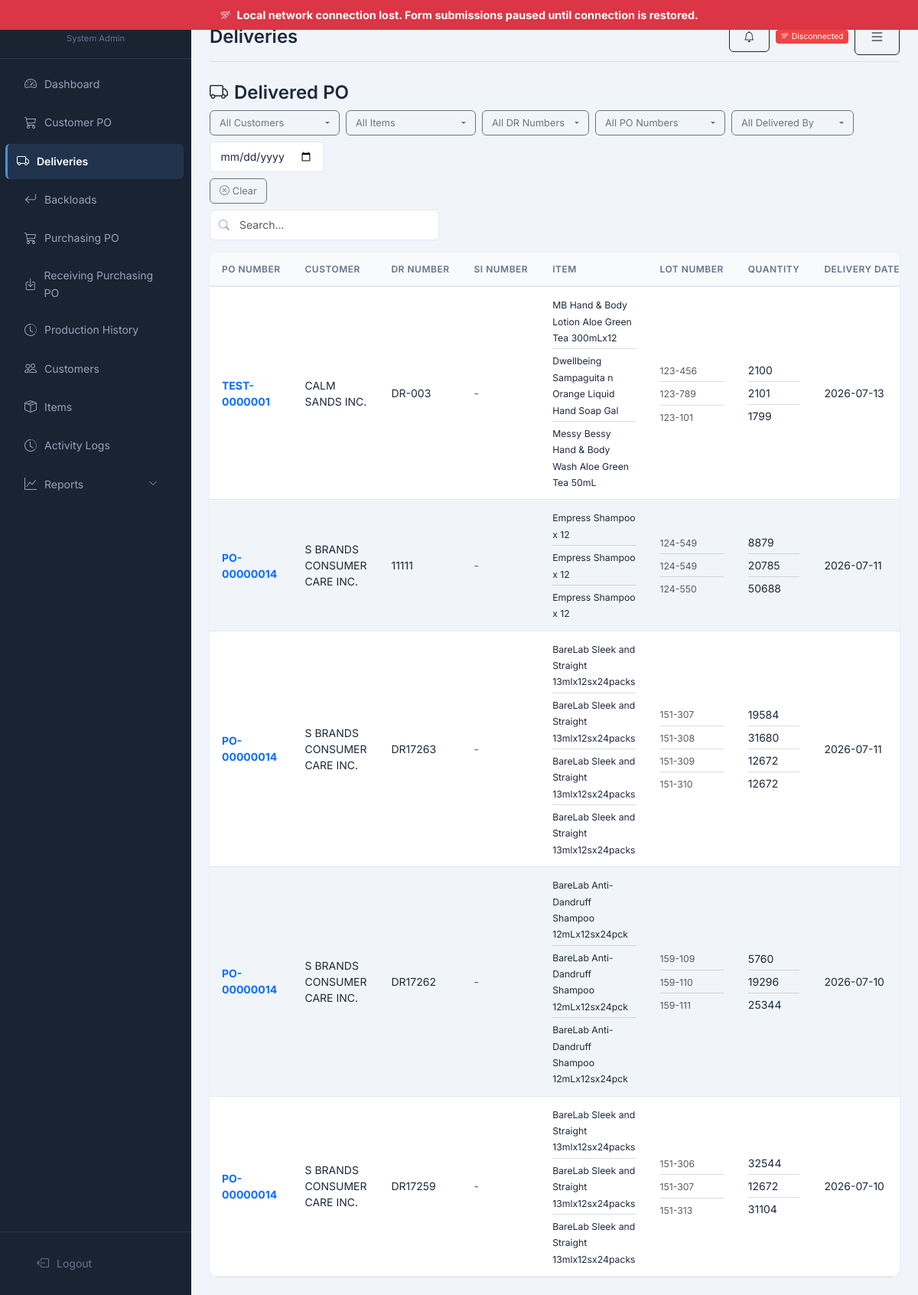
Page /?controller=admin&action=delivered (signed in) on the committed database.
### tables this page shows
CREATE TABLE IF NOT EXISTS `deliveries` (
  `delivery_id` int(11) NOT NULL AUTO_INCREMENT,
  `po_id` int(11) NOT NULL,
  `poi_id` int(11) DEFAULT NULL,
  `lot_id` int(11) DEFAULT NULL,
  `delivered_by` int(11) NOT NULL,
  `delivery_date` date NOT NULL,
  `remarks` text DEFAULT NULL,
  `report_remarks` text DEFAULT NULL,
  `remarks_type` varchar(20) DEFAULT NULL,
  `active_status` tinyint(1) DEFAULT 1 COMMENT '0=inactive, 1=active',
  `date_created` datetime DEFAULT current_timestamp(),
  `delivery_quantity` int(11) DEFAULT 0,
  `old_quantity` text DEFAULT NULL,
  `dr_number` varchar(50) DEFAULT NULL COMMENT 'Delivery Receipt number',
  `si_number` varchar(50) DEFAULT NULL,
  `plate_number` varchar(50) DEFAULT NULL,
  `vehicle_type` varchar(50) DEFAULT NULL,
  `logistic_provider` varchar(100) DEFAULT NULL,
  `is_over_shipment` tinyint(1) DEFAULT 0,
  `old_dr_number` varchar(50) DEFAULT NULL,
  `lot_items` longtext DEFAULT NULL COMMENT 'JSON array of lot details [{lot_id, poi_id, qty}]' CHECK (json_valid(`lot_items`)),
  `remove` tinyint(1) NOT NULL DEFAULT 0,
  PRIMARY KEY (`delivery_id`),
  UNIQUE KEY `uk_si_number` (`si_number`),
  KEY `po_id` (`po_id`),
  KEY `delivered_by` (`delivered_by`),
  KEY `lot_id` (`lot_id`),
  CONSTRAINT `deliveries_ibfk_1` FOREIGN KEY (`po_id`) REFERENCES `purchase_orders` (`po_id`),
  CONSTRAINT `deliveries_ibfk_2` FOREIGN KEY (`delivered_by`) REFERENCES `users` (`user_id`),
  CONSTRAINT `deliveries_ibfk_3` FOREIGN KEY (`lot_id`) REFERENCES `production_lots` (`lot_id`)
);

CREATE TABLE IF NOT EXISTS `purchase_orders` (
  `po_id` int(11) NOT NULL AUTO_INCREMENT,
  `customer_po_number` varchar(100) DEFAULT NULL,
  `customer_po_date` date DEFAULT NULL,
  `po_number` varchar(50) NOT NULL,
  `customer_id` int(11) NOT NULL,
  `requested_by` int(11) NOT NULL,
  `status` enum('pending','accepted','rejected','delivered') DEFAULT 'pending',
  `date_created` datetime DEFAULT current_timestamp(),
  `last_update` timestamp NOT NULL DEFAULT current_timestamp() ON UPDATE current_timestamp(),
  `total_quantity` int(11) DEFAULT 0,
  `customer_terms` int(11) DEFAULT 0 COMMENT 'Payment terms in days',
  `production_type` enum('normal','advance') DEFAULT 'normal',
  `produced_quantity` int(11) DEFAULT 0,
  `delivered_quantity` int(11) DEFAULT 0,
  `remove` tinyint(1) NOT NULL DEFAULT 0,
  PRIMARY KEY (`po_id`),
  KEY `customer_id` (`customer_id`),
  KEY `requested_by` (`requested_by`),
  CONSTRAINT `purchase_orders_ibfk_1` FOREIGN KEY (`customer_id`) REFERENCES `customers` (`customer_id`),
  CONSTRAINT `purchase_orders_ibfk_2` FOREIGN KEY (`requested_by`) REFERENCES `users` (`user_id`)
);

CREATE TABLE IF NOT EXISTS `customers` (
  `customer_id` int(11) NOT NULL AUTO_INCREMENT,
  `customer_code` varchar(50) NOT NULL,
  `customer_name` varchar(255) NOT NULL,
  `customer_address` text DEFAULT NULL,
  `customer_type` enum('vat','non_vat') DEFAULT 'vat' COMMENT 'vat=VAT registered, non_vat=Non-VAT',
  `customer_tin` varchar(50) DEFAULT NULL,
  `customer_terms` varchar(50) DEFAULT NULL,
  `date_created` datetime DEFAULT current_timestamp(),
  `status` tinyint(1) DEFAULT 1 COMMENT '0=inactive, 1=active',
  `remove` tinyint(1) DEFAULT 0 COMMENT '0=active, 1=soft deleted',
  `last_update` timestamp NOT NULL DEFAULT current_timestamp() ON UPDATE current_timestamp(),
  PRIMARY KEY (`customer_id`),
  UNIQUE KEY `customer_code` (`customer_code`),
  KEY `idx_customer_code` (`customer_code`),
  KEY `idx_status` (`status`),
  KEY `idx_remove` (`remove`)
);

CREATE TABLE IF NOT EXISTS `items` (
  `item_id` int(11) NOT NULL AUTO_INCREMENT,
  `item_code` varchar(50) NOT NULL,
  `item_type` enum('RM','PM','FG','SFG','SUPPLIES') DEFAULT NULL,
  `raw_c_type` varchar(50) DEFAULT NULL,
  `item_description` varchar(255) NOT NULL,
  `customer_id` int(11) DEFAULT NULL,
  `item_uom` varchar(50) NOT NULL COMMENT 'Unit of Measurement',
  `uom_conversion` int(11) DEFAULT NULL COMMENT 'Units per case, e.g. 10 means 10 PCS = 1 CS. NULL when UOM is CS',
  `item_size` varchar(50) DEFAULT NULL,
  `item_amount` decimal(15,2) NOT NULL DEFAULT 0.00,
  `reorder_level` decimal(15,4) DEFAULT 0.0000,
  `date_created` datetime DEFAULT current_timestamp(),
  `status` tinyint(1) DEFAULT 1 COMMENT '0=inactive, 1=active',
  `remove` tinyint(1) DEFAULT 0 COMMENT '0=active, 1=soft deleted',
  `last_update` timestamp NOT NULL DEFAULT current_timestamp() ON UPDATE current_timestamp(),
  PRIMARY KEY (`item_id`),
  KEY `idx_item_code` (`item_code`),
  KEY `idx_status` (`status`),
  KEY `idx_remove` (`remove`)
);

### admin/controllers/AdminController.php (called while the page is built, shortened)
<?php
class AdminController {
    private $warehouseModel;
    public function __construct() {
        $this->warehouseModel = new WarehouseModel();
    }
public function delivered() {
    $search = $_GET['search'] ?? '';
    $filterCustomer = $_GET['filter_customer'] ?? '';
    $filterItem = $_GET['filter_item'] ?? '';
    $filterDR = $_GET['filter_dr'] ?? '';
    $filterDate = $_GET['filter_date'] ?? '';
    $filterPo = $_GET['filter_po'] ?? '';
    $filterDeliveredBy = $_GET['filter_delivered_by'] ?? '';
    $filterType = $_GET['filter_type'] ?? '';
    $filterReports = isset($_GET['filter_reports']) && $_GET['filter_reports'] === '1';
    $hasFilter = $search || $filterCustomer || $filterItem || $filterDR || $filterDate || $filterPo || $filterDeliveredBy || $filterType || $filterReports;
    if ($hasFilter) {
        $filters = [];
        if ($search) $filters['search'] = $search;
        if ($filterCustomer) $filters['customer_name'] = $filterCustomer;
        if ($filterItem) $filters['item_description'] = $filterItem;
        if ($filterDR) $filters['dr_number'] = $filterDR;
        if ($filterDate) $filters['delivery_date'] = $filterDate;
        if ($filterPo) $filters['po_number'] = $filterPo;
        if ($filterDeliveredBy) $filters['delivered_by'] = $filterDeliveredBy;
        if ($filterType) $filters['production_type'] = $filterType;
        if ($filterReports) $filters['has_reports'] = true;
        $allDeliveries = $this->warehouseModel->getDeliveriesFiltered($filters);
    } else {
        $allDeliveries = $this->warehouseModel->getDeliveries();
    }
    $reportedCount = 0;
    usort($allDeliveries, function($a, $b) {
        $aReported = ($a['remarks_type'] ?? '') === 'report' ? 1 : 0;
        $bReported = ($b['remarks_type'] ?? '') === 'report' ? 1 : 0;
        if ($aReported !== $bReported) return $bReported - $aReported;
        return strtotime($b['date_created'] ?? '') - strtotime($a['date_created'] ?? '');
    });
    $allCustomers = array_values(array_unique(array_filter(array_column($allDeliveries, 'customer_name'))));
    $allItems = [];
    foreach ($allDeliveries as $d) {
        $lotItems = json_decode($d['lot_items'] ?? '[]', true);
        if (is_array($lotItems)) {
            foreach ($lotItems as $li) { if (!empty($li['item_description'])) $allItems[] = $li['item_description']; }
        } elseif (!empty($d['item_description'])) {
            $allItems[] = $d['item_description'];
        }
    }
    $allItems = array_values(array_unique($allItems));
    $allDRs = array_values(array_unique(array_filter(array_column($allDeliveries, 'dr_number'))));
    $allPOs = array_values(array_unique(array_filter(array_column($allDeliveries, 'customer_po_number'))));
    $allDeliveredBy = array_values(array_unique(array_filter(array_column($allDeliveries, 'delivered_by_name'))));
    if ($hasFilter) {
        $pagination = ['items' => $allDeliveries, 'page' => 1, 'perPage' => count($allDeliveries), 'total' => count($allDeliveries), 'totalPages' => 1, 'hasNext' => false, 'hasPrev' => false];
    } else {
        $pagination = Pagination::paginate($allDeliveries, 20);
    }
    $data['deliveries'] = $pagination['items'];
        $receiptsMap = [];
        $data['receipts_map'] = $receiptsMap;
    $data['page'] = $pagination['page'];
    $data['totalPages'] = $pagination['totalPages'];
    $data['total'] = $pagination['total'];
    $data['search'] = $search;
    $data['filterCustomer'] = $filterCustomer;
    $data['filterItem'] = $filterItem;
    $data['filterDR'] = $filterDR;
    $data['filterDate'] = $filterDate;
    $data['filterPo'] = $filterPo;
    $data['filterDeliveredBy'] = $filterDeliveredBy;
    $data['filterType'] = $filterType;
    $data['filterReports'] = $filterReports;
    $data['reportedCount'] = $reportedCount;
    $data['allCustomers'] = $allCustomers;
    $data['allItems'] = $allItems;
    $data['allDRs'] = $allDRs;
    $data['allPOs'] = $allPOs;
    $data['allDeliveredBy'] = $allDeliveredBy;
    $data['reportedCount'] = $this->warehouseModel->getReportedRemarksCount();
    $data['deliveryReportsCount'] = $this->warehouseModel->getDeliveryReportsCount();
    $data['page_title'] = 'Deliveries';
    $this->render('delivered', $data);
}
    private function render($view, $data = []) {
        $data['reportedCount'] = $this->warehouseModel->getReportedRemarksCount();
        $data['reportsCount'] = $this->warehouseModel->getProductionReportsCount();
        extract($data);
        include __DIR__ . "/../views/{$view}.php";
        include __DIR__ . "/../views/layouts/main.php";
    }
}

### core/BaseModel.php (called while the page is built, shortened)
<?php
class BaseModel {
    private static $host = 'localhost';
    private static $dbname = 'manufacturing_mgmt';
    private static $username = 'root';
    private static $password = '';
    private static $connection = null;
    public static function getConnection() {
        if (self::$connection === null) {
            try {
                $dsn = "mysql:host=" . self::$host . ";dbname=" . self::$dbname . ";charset=utf8mb4";
                self::$connection = new PDO($dsn, self::$username, self::$password);
                self::$connection->setAttribute(PDO::ATTR_ERRMODE, PDO::ERRMODE_EXCEPTION);
                self::$connection->setAttribute(PDO::ATTR_DEFAULT_FETCH_MODE, PDO::FETCH_ASSOC);
                self::$connection->setAttribute(PDO::ATTR_EMULATE_PREPARES, false);
            } catch (PDOException $e) {
                die("Connection failed: " . $e->getMessage());
            }
        }
        return self::$connection;
    }
}

### warehouse/models/WarehouseModel.php (called while the page is built, shortened)
<?php
class WarehouseModel extends BaseModel {
    public function __construct() {
        $this->backloadModel = new BackloadModel();
    }
    public function getDeliveries() {
        $sql = "SELECT d.*, po.customer_po_number, po.customer_po_date, po.total_quantity, po.delivered_quantity, po.production_type, c.customer_name,
                   poi.quantity as item_quantity, i.item_code, i.item_description, COALESCE(poi.item_uom, i.item_uom) as item_uom, i.uom_conversion, pl.lot_number,
                   u.full_name as delivered_by_name
            FROM deliveries d
            LEFT JOIN purchase_orders po ON d.po_id = po.po_id
            LEFT JOIN customers c ON po.customer_id = c.customer_id
            LEFT JOIN purchase_order_items poi ON d.poi_id = poi.poi_id
            LEFT JOIN items i ON poi.item_id = i.item_id
            LEFT JOIN production_lots pl ON d.lot_id = pl.lot_id
            LEFT JOIN users u ON d.delivered_by = u.user_id
            WHERE d.`remove` = 0
            ORDER BY d.date_created DESC";
        $stmt = self::getConnection()->prepare($sql);
        $stmt->execute();
        return $stmt->fetchAll();
    }
}

### admin/views/delivered.php (the view, shortened to what this page needs)
<h4><i class="bi bi-truck me-2"></i>Delivered PO</h4>
<div class="d-flex justify-content-between align-items-center mb-3 flex-wrap gap-2">
    <div class="d-flex gap-2 flex-wrap align-items-center">
        <form method="GET" class="d-flex gap-2 flex-wrap">
            <input type="date" name="filter_date" class="form-control form-control-sm" style="width:150px" value="<?= htmlspecialchars($filterDate ?? '') ?>" title="Filter by Delivery Date" onchange="this.form.submit()">
        </form>
        <a href="?controller=admin&action=delivered" class="btn btn-sm btn-outline-secondary"><i class="bi bi-x-circle me-1"></i>Clear</a>
    </div>
    <div class="search-box" style="width: 300px;">
        <form method="GET" class="d-flex align-items-center">
            <input type="text" name="search" class="form-control" placeholder="Search..." value="<?= htmlspecialchars($search ?? '') ?>">
        </form>
    </div>
</div>
<div class="card data-card">
    <div class="table-responsive">
        <table class="table table-hover mb-0">
            <thead>
                <tr>
                    <th>PO Number</th>
                    <th>Customer</th>
                    <th>DR Number</th>
                    <th>SI Number</th>
                    <th>Item</th>
                    <th>Lot Number</th>
                    <th>Quantity</th>
                    <th>Delivery Date</th>
                </tr>
            </thead>
            <tbody id="deliveryTableBody">
                <?php if (!empty($deliveries)): ?>
                <?php foreach ($deliveries as $d):
                    $lotItems = json_decode($d['lot_items'] ?? '[]', true);
                    $hasLotItems = is_array($lotItems) && count($lotItems) > 0;
                    $isActive = ($d['active_status'] ?? 1) == 1;
                ?>
                <tr class="<?= $isActive ? '' : 'text-decoration-line-through' ?>">
                    <td><strong class="text-primary"><?= htmlspecialchars($d['customer_po_number']) ?></strong></td>
                    <td><?= htmlspecialchars($d['customer_name'] ?? '-') ?></td>
                    <td>
                        <?= htmlspecialchars($d['dr_number'] ?? '') ?: '<span class="text-muted">-</span>' ?>
                    </td>
                    <td>
                        <?php if (!empty($d['si_number'])): ?>
                            <strong class="text-success"><?= htmlspecialchars($d['si_number']) ?></strong>
                        <?php else: ?>
                            <span class="text-muted">-</span>
                        <?php endif; ?>
                    </td>
                    <td>
                        <?php if ($hasLotItems): ?>
                            <?php foreach ($lotItems as $idx => $li): ?>
                                <?= $idx > 0 ? '<hr class="my-1 border-secondary">' : '' ?>
                                <small><?= htmlspecialchars($li['item_description'] ?? '') ?></small>
                            <?php endforeach; ?>
                        <?php else: ?>
                            <small><?= htmlspecialchars($d['item_code'] ?? '-') ?> - <?= htmlspecialchars($d['item_description'] ?? '') ?></small>
                        <?php endif; ?>
                    </td>
                    <td>
                        <?php if ($hasLotItems): ?>
                            <?php foreach ($lotItems as $idx => $li): ?>
                                <?= $idx > 0 ? '<hr class="my-1 border-secondary">' : '' ?>
                                <small class="text-muted"><?= htmlspecialchars($li['lot_number'] ?? '-') ?></small>
                            <?php endforeach; ?>
                        <?php else: ?>
                            <small class="text-muted"><?= htmlspecialchars($d['lot_number'] ?? '-') ?></small>
                        <?php endif; ?>
                    </td>
                    <td>
                        <?php if ($hasLotItems): ?>
                            <?php foreach ($lotItems as $idx => $li): ?>
                                <?= $idx > 0 ? '<hr class="my-1 border-secondary">' : '' ?>
                                <?= $li['qty'] ?? 0 ?>
                            <?php endforeach; ?>
                        <?php endif; ?>
                    </td>
                    <td><?= date('Y-m-d', strtotime($d['delivery_date'])) ?></td>
                </tr>
                <?php endforeach; ?>
                <?php else: ?>
                <tr><td colspan="12" class="text-center text-muted py-4">No delivery records found</td></tr>
                <?php endif; ?>
            </tbody>
        </table>
    </div>
</div>

### rows in the picture
deliveries: po.customer_po_number "TEST-0000001", customers.customer_name "CALM SANDS INC.", dr_number "DR-003", items.item_description "MB Hand & Body Lotion Aloe Green Tea 300mLx12", item_description "Dwellbeing Sampaguita n Orange Liquid Hand Soap Gal", item_description "Messy Bessy Hand & Body Wash Aloe Green Tea 50mL", lot_number "123-456", lot_number "123-789", lot_number "123-101", qty "2100", qty "2101", qty "1799", delivery_date "2026-07-13"
deliveries: po.customer_po_number "PO-00000014", customers.customer_name "S BRANDS CONSUMER CARE INC.", dr_number "11111", items.item_description "Empress Shampoo x 12", lot_number "124-549", lot_number "124-550", qty "8879", qty "20785", qty "50688", delivery_date "2026-07-11"
deliveries: po.customer_po_number "PO-00000014", customers.customer_name "S BRANDS CONSUMER CARE INC.", dr_number "DR17263", item_description "BareLab Sleek and Straight 13mlx12sx24packs", lot_number "151-307", lot_number "151-308", lot_number "151-309", lot_number "151-310", qty "19584", qty "31680", qty "12672", delivery_date "2026-07-11"
deliveries: po.customer_po_number "PO-00000014", customers.customer_name "S BRANDS CONSUMER CARE INC.", dr_number "DR17262", items.item_description "BareLab Anti-Dandruff Shampoo 12mLx12sx24pck", lot_number "159-109", lot_number "159-110", lot_number "159-111", qty "5760", qty "19296", qty "25344", delivery_date "2026-07-10"
deliveries: po.customer_po_number "PO-00000014", customers.customer_name "S BRANDS CONSUMER CARE INC.", dr_number "DR17259", item_description "BareLab Sleek and Straight 13mlx12sx24packs", lot_number "151-306", lot_number "151-307", lot_number "151-313", qty "32544", qty "12672", qty "31104", delivery_date "2026-07-10"

### other values in the picture
$_SESSION['full_name'] "System Admin"
$page_title "Deliveries"
